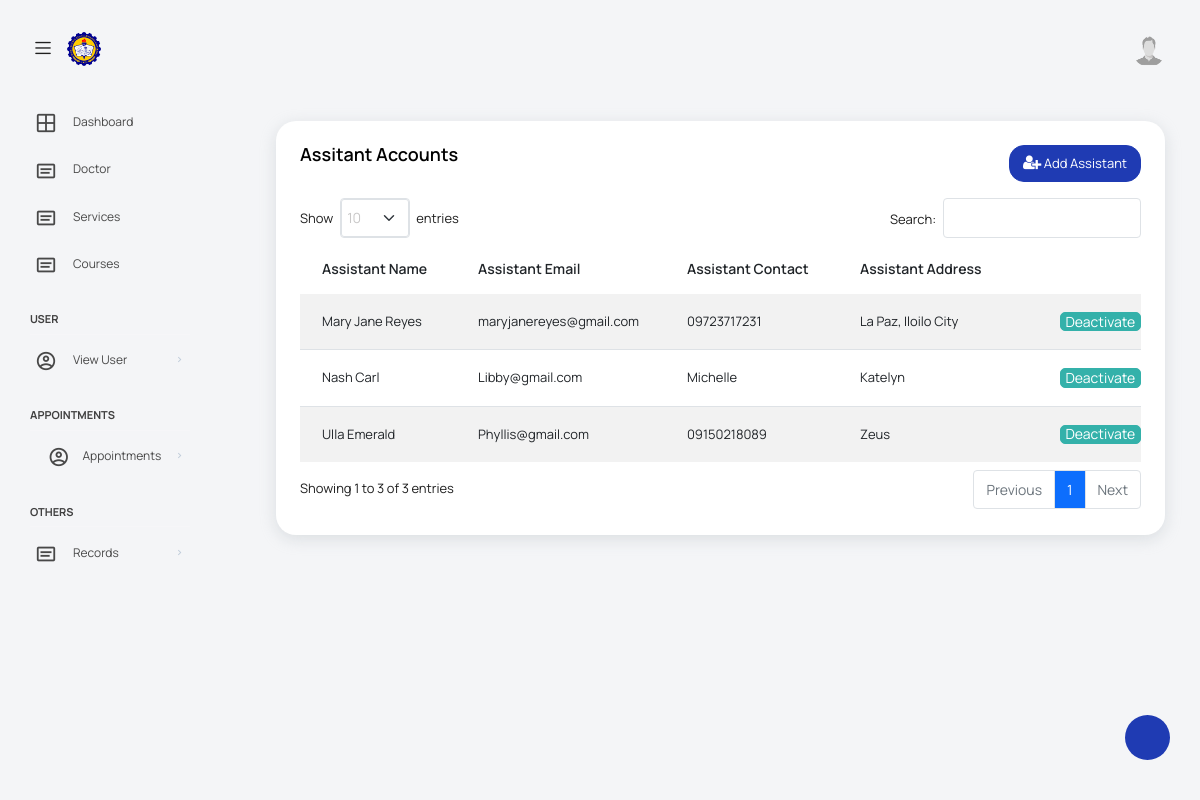
The page /views/manageAssistant.php on the database its author committed.
### tables this page shows
CREATE TABLE `assistant` (
  `Assistant_ID` int(13) NOT NULL,
  `assistantFname` varchar(30) DEFAULT NULL,
  `assistantLname` varchar(30) DEFAULT NULL,
  `assistantAddress` varchar(255) DEFAULT NULL,
  `assistantContact` varchar(30) DEFAULT NULL,
  `assistantPassword` varchar(255) DEFAULT NULL,
  `assistantEmail` varchar(60) DEFAULT NULL,
  `assistantProfilepicture` varchar(255) DEFAULT NULL,
  `assistantStatus` int(3) DEFAULT NULL
);

### config/database.php (called while the page is built, shortened)
<?php
$host = "localhost";
$username = "root";
$password = "";
$database = "capstone";
$conn = mysqli_connect($host, $username, $password, $database);
function findAll($table, $orderBy = null)
{
    global $conn;
    $orderByClause = ($orderBy !== null) ? "ORDER BY " . key($orderBy) . " " . current($orderBy) : "";
    $stmt = $conn->prepare("SELECT * FROM $table $orderByClause");
    $stmt->execute();
    $result = $stmt->get_result();
    return $result->fetch_all(MYSQLI_ASSOC);
}

### views/manageAssistant.php (the view)
<?php require_once('assistantHeader.php'); ?>
<div class="col-lg-12 grid-margin stretch-card">
    <div class="card">
        <div class="card-body">
            <div class="d-flex justify-content-between">
                <h4 class="card-title">Assitant Accounts</h4>
                <a href="RegisterAssistant.php" class="btn btn-primary btn-sm"><i class="fa fa-user-plus"></i> Add Assistant</a>
            </div>
            <div class="row mx-auto mt-3">
                <table class="table table-striped mx-auto" id="tables">
                    <thead>
                        <tr>
                            <th>Assistant Name</th>
                            <th>Assistant Email</th>
                            <th>Assistant Contact</th>
                            <th>Assistant Address</th>
                            <th></th>
                            <th></th>
                        </tr>
                    </thead>
                    <tbody>
                        <?php
                        $assistant = findAll('assistant');
                        foreach ($assistant as $row) :
                        ?>
                            <tr>
                                <td><?= $row['assistantFname'] . ' ' . $row['assistantLname'] ?></td>
                                <td><?= $row['assistantEmail'] ?></td>
                                <td><?= $row['assistantContact'] ?></td>
                                <td><?= $row['assistantAddress'] ?></td>
                                <td></td>
                                <td class="px-0">
                                    <div class="row mx-auto">
                                        <a href="../actions/activateAssistant.php?assistant_ID=<?= $row['Assistant_ID'] ?>&status=<?= $row['assistantStatus'] ?>" class="btn btn-success px-1"><?php if ($row['assistantStatus'] == 0) {
                                                                                                                                                                                            echo 'Activate';
                                                                                                                                                                                        } else {
                                                                                                                                                                                            echo 'Deactivate';
                                                                                                                                                              } ?></a>
                                    </div>
                                </td>
                            </tr>
                        <?php endforeach; ?>
                    </tbody>
                </table>
            </div>
        </div>
    </div>
</div>
<?php require_once('footer.php'); ?>

### public/assets/css/datatable.css (style rules this page uses)
table.dataTable thead>tr>th.sorting,table.dataTable thead>tr>th.sorting_asc,table.dataTable thead>tr>th.sorting_desc,table.dataTable thead>tr>th.sorting_asc_disabled,table.dataTable thead>tr>th.sorting_desc_disabled,table.dataTable thead>tr>td.sorting,table.dataTable thead>tr>td.sorting_asc,table.dataTable thead>tr>td.sorting_desc,table.dataTable thead>tr>td.sorting_asc_disabled,table.dataTable thead>tr>td.sorting_desc_disabled { cursor:pointer;position:relative;padding-right:26px }
table.dataTable thead>tr>th.sorting:before,table.dataTable thead>tr>th.sorting:after,table.dataTable thead>tr>th.sorting_asc:before,table.dataTable thead>tr>th.sorting_asc:after,table.dataTable thead>tr>th.sorting_desc:before,table.dataTable thead>tr>th.sorting_desc:after,table.dataTable thead>tr>th.sorting_asc_disabled:before,table.dataTable thead>tr>th.sorting_asc_disabled:after,table.dataTable thead>tr>th.sorting_desc_disabled:before,table.dataTable thead>tr>th.sorting_desc_disabled:after,table.dataTable thead>tr>td.sorting:before,table.dataTable thead>tr>td.sorting:after,table.dataTable thead>tr>td.sorting_asc:before,table.dataTable thead>tr>td.sorting_asc:after,table.dataTable thead>tr>td.sorting_desc:before,table.dataTable thead>tr>td.sorting_desc:after,table.dataTable thead>tr>td.sorting_asc_disabled:before,table.dataTable thead>tr>td.sorting_asc_disabled:after,table.dataTable thead>tr>td.sorting_desc_disabled:before,table.dataTable thead>tr>td.sorting_desc_disabled:after { position:absolute;display:block;opacity:.125;right:10px;line-height:9px;font-size:.9em }
table.dataTable thead>tr>th.sorting:before,table.dataTable thead>tr>th.sorting_asc:before,table.dataTable thead>tr>th.sorting_desc:before,table.dataTable thead>tr>th.sorting_asc_disabled:before,table.dataTable thead>tr>th.sorting_desc_disabled:before,table.dataTable thead>tr>td.sorting:before,table.dataTable thead>tr>td.sorting_asc:before,table.dataTable thead>tr>td.sorting_desc:before,table.dataTable thead>tr>td.sorting_asc_disabled:before,table.dataTable thead>tr>td.sorting_desc_disabled:before { bottom:50%; content:"▴" }
table.dataTable thead>tr>th.sorting:after,table.dataTable thead>tr>th.sorting_asc:after,table.dataTable thead>tr>th.sorting_desc:after,table.dataTable thead>tr>th.sorting_asc_disabled:after,table.dataTable thead>tr>th.sorting_desc_disabled:after,table.dataTable thead>tr>td.sorting:after,table.dataTable thead>tr>td.sorting_asc:after,table.dataTable thead>tr>td.sorting_desc:after,table.dataTable thead>tr>td.sorting_asc_disabled:after,table.dataTable thead>tr>td.sorting_desc_disabled:after { top:50%;content:"▾" }
table.dataTable thead>tr>th.sorting_asc:before,table.dataTable thead>tr>th.sorting_desc:after,table.dataTable thead>tr>td.sorting_asc:before,table.dataTable thead>tr>td.sorting_desc:after { opacity:.6 }
table.dataTable thead th,table.dataTable thead td,table.dataTable tfoot th,table.dataTable tfoot td { text-align:left }
table.dataTable { clear:both;margin-top:6px !important;margin-bottom:6px !important;max-width:none !important;border-collapse:separate !important;border-spacing:0 }
table.dataTable td,table.dataTable th { -webkit-box-sizing:content-box;box-sizing:content-box }
table.dataTable.table-striped>tbody>tr:nth-of-type(2n+1)>* { box-shadow:none }
table.dataTable>tbody>tr { background-color:transparent }
table.dataTable.table-striped>tbody>tr.odd>* { box-shadow:inset 0 0 0 9999px rgba(0, 0, 0, 0.05) }

### rows shown on the page
assistant: assistantFname "Ulla", assistantLname "Emerald", assistantEmail "Phyllis@gmail.com", assistantContact "09150218089", assistantAddress "Zeus", assistantStatus "Deactivate"
assistant: assistantFname "Mary Jane", assistantLname "Reyes", assistantEmail "maryjanereyes@gmail.com", assistantContact "09723717231", assistantAddress "La Paz, Iloilo City", assistantStatus "Deactivate"
assistant: assistantFname "Nash", assistantLname "Carl", assistantEmail "Libby@gmail.com", assistantContact "Michelle", assistantAddress "Katelyn", assistantStatus "Deactivate"
